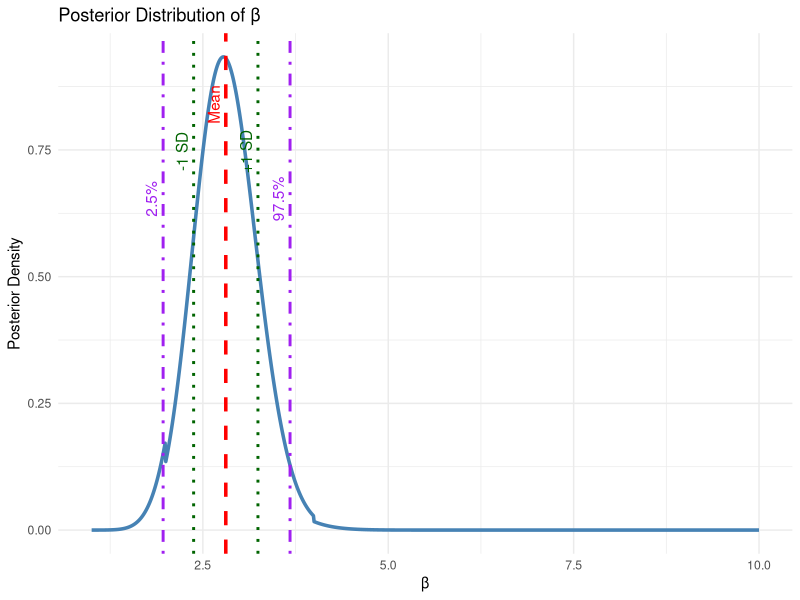

Write R code to recreate this figure.
#part a

x <- c(0.269, 0.344, 0.802, 0.418, 0.433, 0.835, 0.52, 0.139, 0.243, 0.294,
       0.723, 0.493, 0.504, 0.428, 0.27, 0.53, 0.057, 0.585, 0.288, 0.171)

alpha <- 2
beta_grid <- seq(1, 10, length.out = 1000)

log_likelihood <- sapply(beta_grid, function(b){
  sum(dbeta(x, shape1=alpha, shape2=b, log=TRUE))
  })

prior <- sapply(beta_grid, function(b){
  if (b >= 0.1 && b < 2) {
    return(0.2 * b)
  } else if (b >= 2 && b < 4) {
    return((1 / (0.8 * sqrt(2 * pi))) * exp(-((b - 2.8)^2) / (2 * 0.8^2)))
  } else if (b >= 4 && b <= 10) {
    return(0.1)
  } else {
    return(0)
  }
})

# unnormalized posterior: prior × likelihood
unnorm_posterior <- prior * exp(log_likelihood)

# Normalize the posterior
posterior <- unnorm_posterior / sum(unnorm_posterior * diff(beta_grid)[1])

posterior_mean <- sum(beta_grid * posterior * diff(beta_grid)[1])
posterior_sd <- sqrt(sum((beta_grid - posterior_mean)^2 * posterior * diff(beta_grid)[1]))

cat("Posterior mean of beta:", posterior_mean, "\n")
cat("Posterior SD of beta:", posterior_sd, "\n")

#part b
delta_beta <- diff(beta_grid)[1]
posterior_cdf <- cumsum(posterior * delta_beta)

lower_index <- which.min(abs(posterior_cdf - 0.025))
upper_index <- which.min(abs(posterior_cdf - 0.975))

beta_lower <- beta_grid[lower_index]
beta_upper <- beta_grid[upper_index]

cat("95% Credibility Interval for beta:\n")
cat("[", beta_lower, ",", beta_upper, "]\n")

#part c
library(ggplot2)

df <- data.frame(
  beta = beta_grid,
  density = posterior
)


ggplot(df, aes(x = beta, y = density)) +
  geom_line(color = "steelblue", size = 1.2) +
  
  # Mean line
  geom_vline(xintercept = posterior_mean, color = "red", linetype = "dashed", linewidth = 1.2) +
  
  # SD area (mean ± 1 sd)
  geom_vline(xintercept = posterior_mean - posterior_sd, color = "darkgreen", linetype = "dotted", linewidth = 1) +
  geom_vline(xintercept = posterior_mean + posterior_sd, color = "darkgreen", linetype = "dotted", linewidth = 1) +
  
  # 95% credibility interval
  geom_vline(xintercept = beta_lower, color = "purple", linetype = "dotdash", linewidth = 1) +
  geom_vline(xintercept = beta_upper, color = "purple", linetype = "dotdash", linewidth = 1) +
  
  annotate("text", x = posterior_mean, y = max(posterior) * 0.9, label = "Mean", color = "red", angle = 90, vjust = -0.5) +
  annotate("text", x = posterior_mean - posterior_sd, y = max(posterior) * 0.8, label = "-1 SD", color = "darkgreen", angle = 90, vjust = -0.5) +
  annotate("text", x = posterior_mean + posterior_sd, y = max(posterior) * 0.8, label = "+1 SD", color = "darkgreen", angle = 90, vjust = -0.5) +
  annotate("text", x = beta_lower, y = max(posterior) * 0.7, label = "2.5%", color = "purple", angle = 90, vjust = -0.5) +
  annotate("text", x = beta_upper, y = max(posterior) * 0.7, label = "97.5%", color = "purple", angle = 90, vjust = -0.5) +
  
  labs(
    title = "Posterior Distribution of β",
    x = "β",
    y = "Posterior Density"
  ) +
  theme_minimal()
